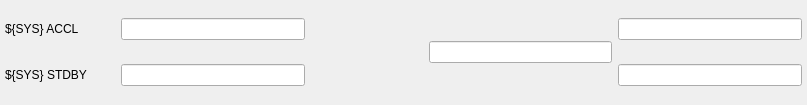
<?xml version="1.0" encoding="UTF-8"?>
<ui version="4.0">
 <class>Form</class>
 <widget class="QWidget" name="Form">
  <property name="geometry">
   <rect>
    <x>0</x>
    <y>0</y>
    <width>807</width>
    <height>105</height>
   </rect>
  </property>
  <property name="windowTitle">
   <string>Form</string>
  </property>
  <layout class="QHBoxLayout" name="horizontalLayout">
   <property name="leftMargin">
    <number>0</number>
   </property>
   <property name="topMargin">
    <number>0</number>
   </property>
   <property name="rightMargin">
    <number>0</number>
   </property>
   <property name="bottomMargin">
    <number>0</number>
   </property>
   <item>
    <layout class="QGridLayout" name="gridLayout" columnstretch="0,0,0,0,0,0,0">
     <property name="leftMargin">
      <number>5</number>
     </property>
     <property name="rightMargin">
      <number>5</number>
     </property>
     <item row="0" column="1">
      <widget class="PyDMLineEdit" name="PyDMLineEdit">
       <property name="enabled">
        <bool>true</bool>
       </property>
       <property name="sizePolicy">
        <sizepolicy hsizetype="MinimumExpanding" vsizetype="Fixed">
         <horstretch>0</horstretch>
         <verstretch>0</verstretch>
        </sizepolicy>
       </property>
       <property name="minimumSize">
        <size>
         <width>100</width>
         <height>0</height>
        </size>
       </property>
       <property name="toolTip">
        <string/>
       </property>
       <property name="alignment">
        <set>Qt::AlignCenter</set>
       </property>
       <property name="alarmSensitiveContent" stdset="0">
        <bool>true</bool>
       </property>
       <property name="channel" stdset="0">
        <string>ca://${DEV}:${SYS}_ACCEL_EVCODE</string>
       </property>
      </widget>
     </item>
     <item row="0" column="3">
      <widget class="PyDMEnumButton" name="PyDMEnumButton_3">
       <property name="enabled">
        <bool>true</bool>
       </property>
       <property name="sizePolicy">
        <sizepolicy hsizetype="Preferred" vsizetype="Maximum">
         <horstretch>0</horstretch>
         <verstretch>0</verstretch>
        </sizepolicy>
       </property>
       <property name="maximumSize">
        <size>
         <width>16777215</width>
         <height>30</height>
        </size>
       </property>
       <property name="toolTip">
        <string/>
       </property>
       <property name="channel" stdset="0">
        <string>${DEV}:${SYS}_ACCEL_TRGPOLARITY </string>
       </property>
       <property name="orientation" stdset="0">
        <enum>Qt::Horizontal</enum>
       </property>
       <property name="marginTop" stdset="0">
        <number>0</number>
       </property>
       <property name="marginBottom" stdset="0">
        <number>0</number>
       </property>
       <property name="marginLeft" stdset="0">
        <number>0</number>
       </property>
       <property name="marginRight" stdset="0">
        <number>0</number>
       </property>
       <property name="horizontalSpacing" stdset="0">
        <number>0</number>
       </property>
       <property name="verticalSpacing" stdset="0">
        <number>0</number>
       </property>
      </widget>
     </item>
     <item row="0" column="4">
      <widget class="PyDMLabel" name="PyDMLabel">
       <property name="enabled">
        <bool>true</bool>
       </property>
       <property name="sizePolicy">
        <sizepolicy hsizetype="Preferred" vsizetype="Preferred">
         <horstretch>0</horstretch>
         <verstretch>0</verstretch>
        </sizepolicy>
       </property>
       <property name="minimumSize">
        <size>
         <width>100</width>
         <height>0</height>
        </size>
       </property>
       <property name="toolTip">
        <string/>
       </property>
       <property name="alignment">
        <set>Qt::AlignCenter</set>
       </property>
       <property name="alarmSensitiveContent" stdset="0">
        <bool>true</bool>
       </property>
       <property name="channel" stdset="0">
        <string>ca://${DEV}:${SYS}_ACCEL_TRGDELAY </string>
       </property>
      </widget>
     </item>
     <item row="0" column="0">
      <widget class="QLabel" name="label">
       <property name="enabled">
        <bool>true</bool>
       </property>
       <property name="minimumSize">
        <size>
         <width>110</width>
         <height>0</height>
        </size>
       </property>
       <property name="text">
        <string>${SYS} ACCL</string>
       </property>
      </widget>
     </item>
     <item row="1" column="2">
      <widget class="PyDMEnumButton" name="PyDMEnumButton_2">
       <property name="sizePolicy">
        <sizepolicy hsizetype="Preferred" vsizetype="Fixed">
         <horstretch>0</horstretch>
         <verstretch>0</verstretch>
        </sizepolicy>
       </property>
       <property name="minimumSize">
        <size>
         <width>0</width>
         <height>0</height>
        </size>
       </property>
       <property name="maximumSize">
        <size>
         <width>16777215</width>
         <height>30</height>
        </size>
       </property>
       <property name="toolTip">
        <string/>
       </property>
       <property name="channel" stdset="0">
        <string>ca://${DEV}:${SYS}_STDBY_TRGENABLE</string>
       </property>
       <property name="orientation" stdset="0">
        <enum>Qt::Horizontal</enum>
       </property>
       <property name="marginTop" stdset="0">
        <number>0</number>
       </property>
       <property name="marginBottom" stdset="0">
        <number>0</number>
       </property>
       <property name="marginLeft" stdset="0">
        <number>0</number>
       </property>
       <property name="marginRight" stdset="0">
        <number>0</number>
       </property>
       <property name="horizontalSpacing" stdset="0">
        <number>0</number>
       </property>
       <property name="verticalSpacing" stdset="0">
        <number>0</number>
       </property>
      </widget>
     </item>
     <item row="1" column="3">
      <widget class="PyDMEnumButton" name="PyDMEnumButton_4">
       <property name="sizePolicy">
        <sizepolicy hsizetype="Preferred" vsizetype="Maximum">
         <horstretch>0</horstretch>
         <verstretch>0</verstretch>
        </sizepolicy>
       </property>
       <property name="minimumSize">
        <size>
         <width>0</width>
         <height>0</height>
        </size>
       </property>
       <property name="maximumSize">
        <size>
         <width>16777215</width>
         <height>30</height>
        </size>
       </property>
       <property name="toolTip">
        <string/>
       </property>
       <property name="channel" stdset="0">
        <string>${DEV}:${SYS}_STDBY_TRGPOLARITY </string>
       </property>
       <property name="orientation" stdset="0">
        <enum>Qt::Horizontal</enum>
       </property>
       <property name="marginTop" stdset="0">
        <number>0</number>
       </property>
       <property name="marginBottom" stdset="0">
        <number>0</number>
       </property>
       <property name="marginLeft" stdset="0">
        <number>0</number>
       </property>
       <property name="marginRight" stdset="0">
        <number>0</number>
       </property>
       <property name="horizontalSpacing" stdset="0">
        <number>0</number>
       </property>
       <property name="verticalSpacing" stdset="0">
        <number>0</number>
       </property>
      </widget>
     </item>
     <item row="1" column="4">
      <widget class="PyDMLabel" name="PyDMLabel_2">
       <property name="minimumSize">
        <size>
         <width>100</width>
         <height>0</height>
        </size>
       </property>
       <property name="toolTip">
        <string/>
       </property>
       <property name="alignment">
        <set>Qt::AlignCenter</set>
       </property>
       <property name="alarmSensitiveContent" stdset="0">
        <bool>true</bool>
       </property>
       <property name="channel" stdset="0">
        <string>ca://${DEV}:${SYS}_STDBY_TRGDELAY </string>
       </property>
      </widget>
     </item>
     <item row="0" column="2">
      <widget class="PyDMEnumButton" name="PyDMEnumButton">
       <property name="enabled">
        <bool>true</bool>
       </property>
       <property name="sizePolicy">
        <sizepolicy hsizetype="Preferred" vsizetype="Fixed">
         <horstretch>0</horstretch>
         <verstretch>0</verstretch>
        </sizepolicy>
       </property>
       <property name="minimumSize">
        <size>
         <width>0</width>
         <height>0</height>
        </size>
       </property>
       <property name="maximumSize">
        <size>
         <width>16777215</width>
         <height>30</height>
        </size>
       </property>
       <property name="toolTip">
        <string/>
       </property>
       <property name="channel" stdset="0">
        <string>ca://${DEV}:${SYS}_ACCEL_TRGENABLE</string>
       </property>
       <property name="orientation" stdset="0">
        <enum>Qt::Horizontal</enum>
       </property>
       <property name="marginTop" stdset="0">
        <number>0</number>
       </property>
       <property name="marginBottom" stdset="0">
        <number>0</number>
       </property>
       <property name="marginLeft" stdset="0">
        <number>0</number>
       </property>
       <property name="marginRight" stdset="0">
        <number>0</number>
       </property>
       <property name="horizontalSpacing" stdset="0">
        <number>0</number>
       </property>
       <property name="verticalSpacing" stdset="0">
        <number>0</number>
       </property>
      </widget>
     </item>
     <item row="0" column="5" rowspan="2">
      <widget class="PyDMLineEdit" name="PyDMLineEdit_3">
       <property name="enabled">
        <bool>true</bool>
       </property>
       <property name="sizePolicy">
        <sizepolicy hsizetype="MinimumExpanding" vsizetype="Fixed">
         <horstretch>0</horstretch>
         <verstretch>0</verstretch>
        </sizepolicy>
       </property>
       <property name="minimumSize">
        <size>
         <width>100</width>
         <height>0</height>
        </size>
       </property>
       <property name="toolTip">
        <string/>
       </property>
       <property name="alignment">
        <set>Qt::AlignCenter</set>
       </property>
       <property name="alarmSensitiveContent" stdset="0">
        <bool>true</bool>
       </property>
       <property name="channel" stdset="0">
        <string>ca://${DEV}:${SYS}_DELAY </string>
       </property>
      </widget>
     </item>
     <item row="0" column="6">
      <widget class="PyDMLineEdit" name="PyDMLineEdit_4">
       <property name="enabled">
        <bool>true</bool>
       </property>
       <property name="sizePolicy">
        <sizepolicy hsizetype="MinimumExpanding" vsizetype="Fixed">
         <horstretch>0</horstretch>
         <verstretch>0</verstretch>
        </sizepolicy>
       </property>
       <property name="minimumSize">
        <size>
         <width>100</width>
         <height>0</height>
        </size>
       </property>
       <property name="toolTip">
        <string/>
       </property>
       <property name="alignment">
        <set>Qt::AlignCenter</set>
       </property>
       <property name="alarmSensitiveContent" stdset="0">
        <bool>true</bool>
       </property>
       <property name="channel" stdset="0">
        <string>${DEV}:${SYS}_ACCEL_TRGWIDTH</string>
       </property>
      </widget>
     </item>
     <item row="1" column="1">
      <widget class="PyDMLineEdit" name="PyDMLineEdit_2">
       <property name="sizePolicy">
        <sizepolicy hsizetype="MinimumExpanding" vsizetype="Fixed">
         <horstretch>0</horstretch>
         <verstretch>0</verstretch>
        </sizepolicy>
       </property>
       <property name="minimumSize">
        <size>
         <width>100</width>
         <height>0</height>
        </size>
       </property>
       <property name="toolTip">
        <string/>
       </property>
       <property name="alignment">
        <set>Qt::AlignCenter</set>
       </property>
       <property name="alarmSensitiveContent" stdset="0">
        <bool>true</bool>
       </property>
       <property name="channel" stdset="0">
        <string>ca://${DEV}:${SYS}_STDBY_EVCODE</string>
       </property>
      </widget>
     </item>
     <item row="1" column="0">
      <widget class="QLabel" name="label_2">
       <property name="minimumSize">
        <size>
         <width>110</width>
         <height>0</height>
        </size>
       </property>
       <property name="text">
        <string>${SYS} STDBY</string>
       </property>
      </widget>
     </item>
     <item row="1" column="6">
      <widget class="PyDMLineEdit" name="PyDMLineEdit_5">
       <property name="enabled">
        <bool>true</bool>
       </property>
       <property name="sizePolicy">
        <sizepolicy hsizetype="MinimumExpanding" vsizetype="Fixed">
         <horstretch>0</horstretch>
         <verstretch>0</verstretch>
        </sizepolicy>
       </property>
       <property name="minimumSize">
        <size>
         <width>100</width>
         <height>0</height>
        </size>
       </property>
       <property name="toolTip">
        <string/>
       </property>
       <property name="alignment">
        <set>Qt::AlignCenter</set>
       </property>
       <property name="alarmSensitiveContent" stdset="0">
        <bool>true</bool>
       </property>
       <property name="channel" stdset="0">
        <string>${DEV}:${SYS}_STDBY_TRGWIDTH</string>
       </property>
      </widget>
     </item>
    </layout>
   </item>
  </layout>
 </widget>
 <customwidgets>
  <customwidget>
   <class>PyDMLabel</class>
   <extends>QLabel</extends>
   <header>pydm.widgets.label</header>
  </customwidget>
  <customwidget>
   <class>PyDMLineEdit</class>
   <extends>QLineEdit</extends>
   <header>pydm.widgets.line_edit</header>
  </customwidget>
  <customwidget>
   <class>PyDMEnumButton</class>
   <extends>QWidget</extends>
   <header>pydm.widgets.enum_button</header>
  </customwidget>
 </customwidgets>
 <resources/>
 <connections/>
</ui>
